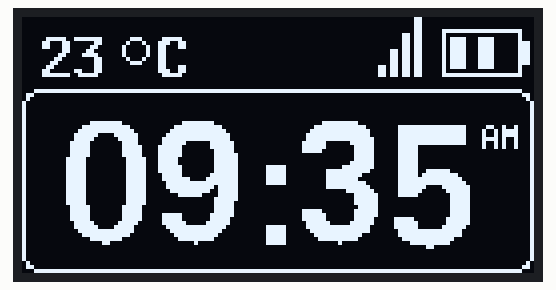
Recording of a sketch running on a simulated Arduino Uno, built with avr-gcc and run on an emulated ATmega328P. Shown: 128×64 one-colour display.

Above: at 0.2 s.

The sketch:

ex_display.ino
```cpp
// Programa: Teste Display OLED SSD1306
// Autor: FILIPEFLOP

#include "U8glib.h"

// setup u8g object, please remove comment from one of the following constructor calls
// IMPORTANT NOTE: The following list is incomplete. The complete list of supported
// devices with all constructor calls is here: http://code.google.com/p/u8glib/wiki/device

//U8GLIB_ST7920_192X32_4X u8g(10);      // SPI Com: SCK = en = 13, MOSI = rw = 11, CS = di = 10, HW SPI
//U8GLIB_ST7920_202X32_1X u8g(8, 9, 10, 11, 4, 5, 6, 7, 18, 17, 16);   // 8Bit Com: D0..D7: 8,9,10,11,4,5,6,7 en=18, di=17,rw=16
//U8GLIB_ST7920_202X32_4X u8g(8, 9, 10, 11, 4, 5, 6, 7, 18, 17, 16);   // 8Bit Com: D0..D7: 8,9,10,11,4,5,6,7 en=18, di=17,rw=16
//U8GLIB_ST7920_202X32_1X u8g(18, 16, 17);  // SPI Com: SCK = en = 18, MOSI = rw = 16, CS = di = 17
//U8GLIB_DOGXL160_2X_GR u8g(13, 11, 10, 9); // SPI Com: SCK = 13, MOSI = 11, CS = 10, A0 = 9
//U8GLIB_PCD8544 u8g(13, 11, 10, 9, 8);     // SPI Com: SCK = 13, MOSI = 11, CS = 10, A0 = 9, Reset = 8
//U8GLIB_PCF8812 u8g(13, 11, 10, 9, 8);     // SPI Com: SCK = 13, MOSI = 11, CS = 10, A0 = 9, Reset = 8
//U8GLIB_ILI9325D_320x240 u8g(18,17,19,U8G_PIN_NONE,16 );           // 8Bit Com: D0..D7: 0,1,2,3,4,5,6,7 en=wr=18, cs=17, rs=19, rd=U8G_PIN_NONE, reset = 16
//U8GLIB_SBN1661_122X32 u8g(8,9,10,11,4,5,6,7,14,15, 17, U8G_PIN_NONE, 16);     // 8Bit Com: D0..D7: 8,9,10,11,4,5,6,7 cs1=14, cs2=15,di=17,rw=16,reset = 16
//U8GLIB_SSD1306_128X64 u8g(10, 9);     // HW SPI Com: CS = 10, A0 = 9 (Hardware Pins are  SCK = 13 and MOSI = 11)
//U8GLIB_SSD1306_128X64 u8g(U8G_I2C_OPT_DEV_0|U8G_I2C_OPT_NO_ACK|U8G_I2C_OPT_FAST); // Fast I2C / TWI
U8GLIB_SSD1306_128X64_2X u8g(U8G_I2C_OPT_NONE);
//U8GLIB_SSD1306_128X64 u8g(U8G_I2C_OPT_NO_ACK);  // Display which does not send AC

void draw()
{
  //Comandos graficos para o display devem ser colocados aqui
  //Seleciona a fonte de texto
  u8g.setFont(u8g_font_8x13B);
  //Linha superior - temperatura
  u8g.drawStr( 5, 15, "23");
  u8g.drawCircle(28,8,3);
  u8g.drawStr( 34, 15, "C");
  //Hora
  u8g.setFont(u8g_font_fub30);
  u8g.drawStr( 10, 57, "09:35");
  //Texto - AM
  u8g.setFont(u8g_font_5x7);
  u8g.drawStr( 115, 33, "AM");
  //moldura relogio
  u8g.drawRFrame(0,18, 128, 46, 4);
  //Desenho bateria
  u8g.drawRFrame(105, 3, 20,12 , 0);
  u8g.drawBox(125, 6, 2,6);
  u8g.drawBox(107, 5, 4,8);
  u8g.drawBox(114, 5, 4,8);
  //Desenho linhas sinal
  u8g.drawVLine(99,0, 15);
  u8g.drawVLine(98,0, 15);
  u8g.drawVLine(96,4, 11);
  u8g.drawVLine(95,4, 11);
  u8g.drawVLine(93,8, 7);
  u8g.drawVLine(92,8, 7);
  u8g.drawVLine(90,12, 3);
  u8g.drawVLine(89,12, 3);
}

void setup(void)
{
  Serial.begin(9600);
  if ( u8g.getMode() == U8G_MODE_R3G3B2 ) {
    u8g.setColorIndex(255);     // white
  }
  else if ( u8g.getMode() == U8G_MODE_GRAY2BIT ) {
    u8g.setColorIndex(3);         // max intensity

  }
  else if ( u8g.getMode() == U8G_MODE_BW ) {
    u8g.setColorIndex(1);         // pixel on
  }
  else if ( u8g.getMode() == U8G_MODE_HICOLOR ) {
    u8g.setHiColorByRGB(255,255,255);
  }
}

void loop(void)
{
  u8g.firstPage();
  do
  {
    draw();
  } while( u8g.nextPage() );

  delay(50);
}
```
